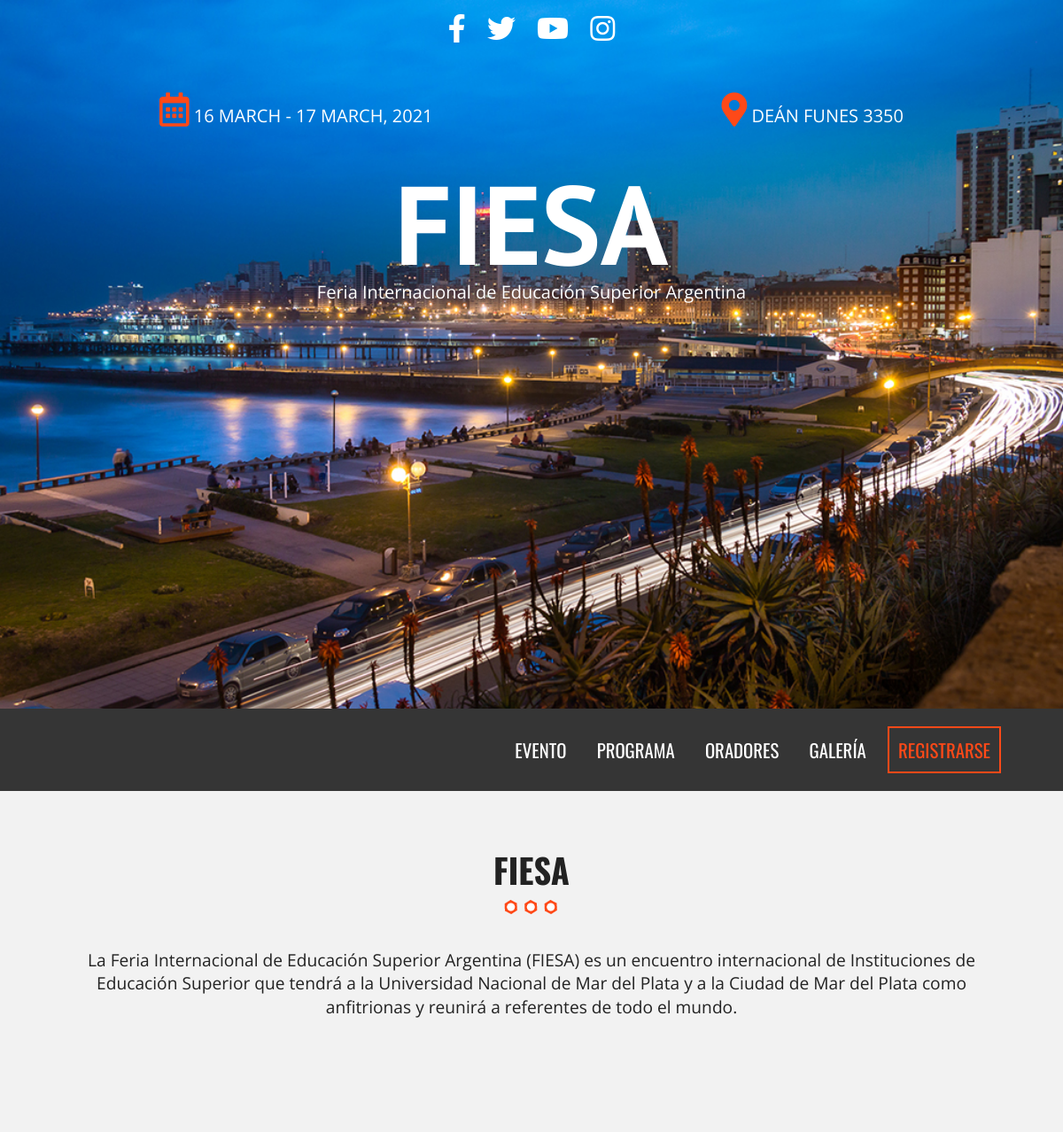
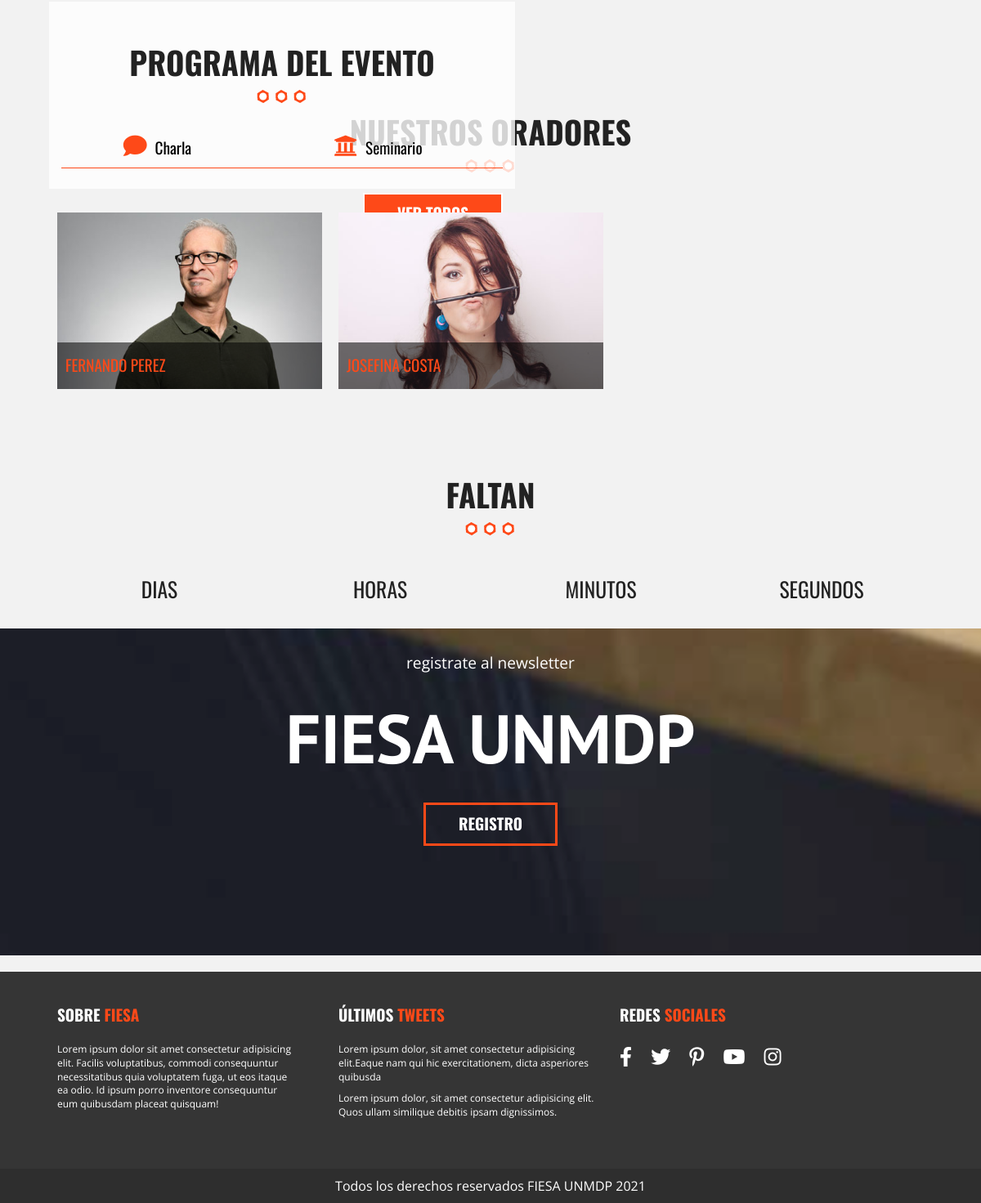
The page / on the database its author committed (2 pictures, top to bottom).
### tables this page shows
CREATE TABLE evento(
    id_evento int NOT NULL AUTO_INCREMENT,
    nombre varchar(50) NOT NULL,
    fecha_inicio DATE NOT NULL,
    fecha_fin DATE NOT NULL,
    inscriptos int not NULL,
    acreditados int not NULL,
    estado TINYINT NOT null,
    organizador varchar(30) not null,
    ubicacion varchar(30) NOT NULL,
    descripcion varchar(1000) NOT NULL,
    info_pago varchar(20) not null,
    PRIMARY KEY(id_evento)
);

CREATE TABLE orador(
    id_orador int NOT NULL AUTO_INCREMENT,
    id_evento int NOT NULL,
    dni int(8) UNSIGNED NOT NULL,
    nombre varchar(20) NOT NULL,
    apellido varchar(20) NOT NULL,
    biografia text(600) NOT NULL,
    imagen varchar(20) not null,
    PRIMARY KEY(id_orador),
    FOREIGN KEY(id_evento) REFERENCES evento(id_evento) ON DELETE CASCADE
);

### index.php (the view, shortened to what this page needs)
<?php include_once 'includes/templates/header.php'; ?>
<?php $id_evento= 1?>
  <?php
    try {
      require_once('includes/funciones/conexionBDD.php');
      $sql = "
            SELECT e.id_evento, e.nombre, e.fecha_inicio, e.fecha_fin, e.descripcion, e.ubicacion
            FROM evento e
            WHERE e.id_evento=1";
      $tupla = $db->query($sql);
      $evento = $tupla->fetch_assoc();
    } catch (Exception $e) {
      echo "Error: " . $e->getMessage();
    }
  ?>
  <section class="seccion contenedor">
    <h2><?php echo $evento['nombre']?></h2>
      <p>
      <?php echo $evento['descripcion']?>
      </p>
  </section>
  <section id="programa" class="programa">
    <div class="contenedor-video">
      <video autoplay loop poster="bg-talleres.jpg">
        <source src="video/video.mp4" type="video/mp4">
        <source src="video/video.webm" type="video/webm">
        <source src="video/video.ogv" type="video/ogv">
      </video>
    </div>
    <div class="contenido-programa">
      <div class="contenedor">
        <div class="programa-evento">
          <h2>Programa del Evento</h2>
          <?php
             try{
                $sql_cat="
                SELECT DISTINCT nombre, icono
                FROM categoria_act c, actividad a
                WHERE c.id_categoria=a.id_categoria AND a.id_evento=" . $id_evento . "
                ORDER BY c.id_categoria";
                $tuplas_cat= $db->query($sql_cat);
             }
             catch (Exception $e){
               $error= $e->getMessage();
             }
          ?>
          <nav class="menu-programa">
             <?php
                while ($categorias = $tuplas_cat->fetch_assoc()){
                  ?>
                  <a href="#<?php echo $categorias['nombre']; ?>"><i class="fa <?php echo $categorias['icono']; ?>">
                  </i><?php echo $categorias['nombre']; ?></a>
                <?php }
             ?>
          </nav>
          <a href="calendario.php" class="button float-right">Ver Todos</a>
        </div>
      </div>
    </div>
  </section>
  <?php include_once 'includes/templates/oradores.php'; ?>
  <section class="seccion">
    <h2>Faltan</h2>
    <div class="cuenta-regresiva contenedor">
      <ul class="clearfix">
        <li><p id="dias" class="numero"></p>dias</li>
        <li><p id="horas" class="numero"></p>horas</li>
        <li><p id="minutos" class="numero"></p>minutos</li>
        <li><p id="segundos" class="numero"></p>segundos</li>
      </ul>
    </div>
  </section>
  <div class="newsletter parallax">
    <div class="contenido contenedor">
      <p> Registrate al newsletter</p>
      <h3>FIESA UNMDP</h3>
      <a href="#mc_embed_signup" class="boton_newsletter button transparente">Registro</a>
    </div>
  </div>
  <?php include_once 'includes/templates/footer.php'; ?>

### includes/templates/header.php (shortened to what this page needs)
<!doctype html>
<html class="no-js" lang="">
<head>
  <link rel="stylesheet" href="https://unpkg.com/leaflet@1.6.0/dist/leaflet.css" />
  <link rel="stylesheet" href="css/normalize.css">
  <link rel="stylesheet" href="css/main.css">
  <link rel="stylesheet" href="css/lightbox.css">
  <link rel="stylesheet" href="css/colorbox.css">
  <?php
    $archivo= basename($_SERVER['PHP_SELF']);
    $pagina= str_replace(".php","",$archivo);
  ?>
  <link rel="stylesheet" href="css/all.min.css">
</head>
<body class="<?php echo $pagina;?>">
  <?php
    try {
      require_once('includes/funciones/conexionBDD.php');
      $sql = "
            SELECT e.id_evento, e.nombre, e.fecha_inicio, e.fecha_fin, e.descripcion, e.ubicacion
            FROM evento e
            WHERE e.id_evento=1";
      $tupla = $db->query($sql);
      $evento = $tupla->fetch_assoc();
    } catch (Exception $e) {
      echo "Error: " . $e->getMessage();
    }
  ?>
  <header class="site-header">
    <div class="hero">
      <div class="contenido-header">
        <nav class="redes-sociales">
          <a href="#"><i class="fab fa-facebook-f"></i></a>
          <a href="#"><i class="fab fa-twitter"></i></a>
          <a href="#"><i class="fab fa-youtube"></i></a>
          <a href="#"><i class="fab fa-instagram"></i></a>
        </nav>
        <div class="informacion-evento">
          <div class="clearfix">
            <p class="fecha"><i class="far fa-calendar-alt"></i>
            <?php
              if ($evento['fecha_inicio']==$evento['fecha_fin']){
                echo utf8_encode(strftime("%d %B, %Y", strtotime($evento['fecha_inicio'])));
              }else{
                echo utf8_encode(strftime("%d %B - ", strtotime($evento['fecha_inicio']))) . utf8_encode(strftime("%d %B, %Y", strtotime($evento['fecha_fin'])));
              }
            ?></p>
            <p class="ciudad"><i class="fas fa-map-marker-alt"></i> <?php echo $evento['ubicacion']?> </p>
          </div>
          <br><br>
          <h1 class="nombre-sitio"><?php echo $evento['nombre']?></h1>
          <p class="slogan"> Feria Internacional de Educación Superior Argentina</p>
        </div>
      </div>
    </div>
  </header>
  <div class="barra" id="seccion">
    <div class="contenedor clearfix">
      <nav class="navegacion-principal clearfix">
        <a href="index.php">Evento</a>
        <a href="calendario.php#seccion">Programa</a>
        <a href="oradores.php#seccion">Oradores</a>
        <a href="galeria.php#seccion">Galería</a>
        <a href="registro.php">Registrarse</a>
      </nav>
    </div>
  </div>

### includes/templates/oradores.php (shortened to what this page needs)
<?php
        try{
            require_once('includes/funciones/conexionBDD.php');
            $sql_oradores="
            SELECT nombre, apellido, biografia, imagen, dni
            FROM orador";
            $tuplas_oradores= $db->query($sql_oradores);
        }
        catch(Exception $e){
            echo ($e->getMessage());
        }
    ?>
        <?php
            $oradores= array();
            while ($aux_oradores= $tuplas_oradores->fetch_assoc()){
                $o_aux= array(
                    'nombre_ape' => $aux_oradores['nombre'] . ' ' . $aux_oradores['apellido'],
                    'biografia' => $aux_oradores['biografia'],
                    'imagen' => $aux_oradores['imagen'],
                    'dni' => $aux_oradores['dni']
                );
                $oradores[]= $o_aux;
            }
        ?>
        <section id="invitados" class="invitados contenedor seccion">
            <h2>Nuestros Oradores</h2>
            <ul class="lista-invitados clearfix">
                <?php
                    foreach($oradores as $orador){ ?>
                        <li>
                            <div class="invitado">
                                <a class="invitado-info" href="#orador<?php echo $orador['dni']; ?>">
                                    <img src= "img/oradores/<?php echo $orador['imagen']; ?>" alt="imagen orador">
                                    <p> <?php echo $orador['nombre_ape']; ?> </p>
                                </a>
                            </div>
                        </li>
            <?php   }
                ?>
            </ul>
        </section>

### includes/templates/footer.php (shortened to what this page needs)
<footer class="site-footer">
    <div class="contenedor clearfix">
      <div class="footer-informacion">
        <h3>Sobre <span>FIESA</span></h3>
        <p>Lorem ipsum dolor sit amet consectetur adipisicing elit. Facilis voluptatibus, commodi consequuntur necessitatibus quia voluptatem fuga, ut eos itaque ea odio. Id ipsum porro inventore consequuntur eum quibusdam placeat quisquam!</p>
      </div>
      <div class="ultimos-tweets">
        <h3>Últimos <span>Tweets</span></h3>
        <ul>
          <li>Lorem ipsum dolor, sit amet consectetur adipisicing elit.Eaque nam qui hic exercitationem, dicta asperiores quibusda</li>
          <li>Lorem ipsum dolor, sit amet consectetur adipisicing elit. Quos ullam similique debitis ipsam dignissimos.</li>
        </ul>
      </div>
      <div class="menu">
        <h3>Redes <span>Sociales</span></h3>
        <nav class="redes-sociales">
          <a href="#"><i class="fab fa-facebook-f"></i></a>
          <a href="#"><i class="fab fa-twitter"></i></a>
          <a href="#"><i class="fab fa-pinterest-p"></i></a>
          <a href="#"><i class="fab fa-youtube"></i></a>
          <a href="#"><i class="fab fa-instagram"></i></a>
        </nav>
      </div>
    </div>
    <p class="copyright"> Todos los derechos reservados FIESA UNMDP 2021</p>
  </footer>
<link href="//cdn-images.mailchimp.com/embedcode/classic-10_7.css" rel="stylesheet" type="text/css">
</body>
</html>

### rows shown on the page
evento: fecha_inicio "16 MARCH -", fecha_fin "17 MARCH, 2021", ubicacion "DEÁN FUNES 3350", nombre "FIESA", descripcion "La Feria Internacional de Educación Superior Argentina (FIESA) es un encuentro internacional de Instituciones de Educación Superior que tendrá a la Universidad Nacional de Mar del Plata y a la Ciudad de Mar del Plata como anfitrionas y reunirá a referentes de todo el mundo."
orador: imagen (picture), nombre_ape "FERNANDO PEREZ"
orador: imagen (picture), nombre_ape "JOSEFINA COSTA"

### other values the page prints
$categorias['nombre'] "Charla"
$categorias['nombre'] "Seminario"
